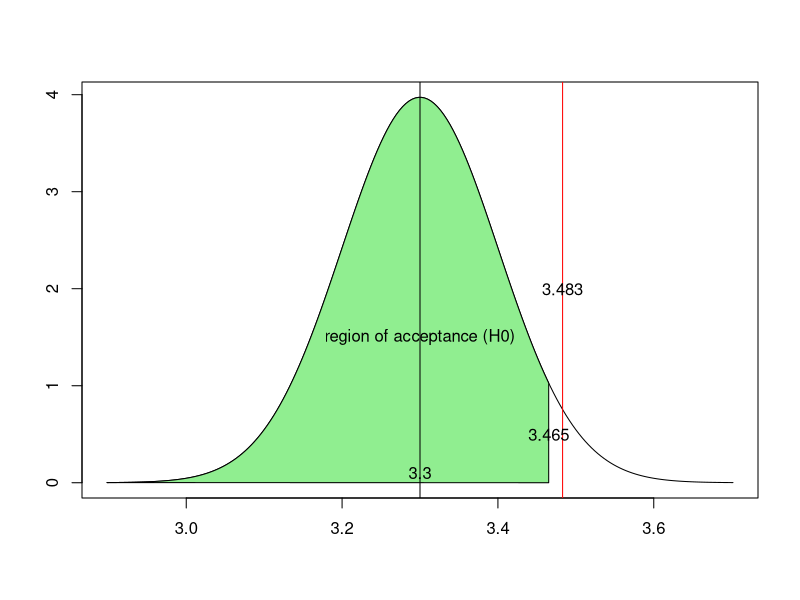

Here is the R script that generated this plot:
# The z-test

# We have a sample with 
n <- 30      # sample size
sm <- 3.483  # sample mean
s <- 0.55    # standard deviation (assumed to be known)
a <- 0.05    # significance level (selected by the researcher)
m0 <- 3.3    # hypothetical population mean (H0)

# Can we conclude from this sample that mu > 3.3?
# H0: mu = 3.3    -> null hypothesis, which we want to reject
# H1: mu > 3.3    -> alternative hypothesis to prove

#
# Method 1. Probability Value
#
# What is the probability of obtaining this sample mean?
# P(M > sm) for a distribution M ~ Nor(m0, s/sqrt(n))
p <- 1 - pnorm(sm, m0, s/sqrt(n))  # => 0.03419546

# The resulting probability is very small, 
# smaller than the significance level
if(p < a) {
  print("Reject H0")
} else {
  print("Do not reject H0")
}

#
# Method 2. Critical Region
#
# What is the critical value for rejecting H0?
g <- m0 + qnorm(1-a) * s / sqrt(n)

# If the resulting probability is below g, we cannot reject H0
if (sm < g) {
  print("Do not reject H0")
} else {
  print("Reject H0")
}

#
# Plot 
#

# boundary values of the plot (x values)
x <- seq(m0-4*s/sqrt(n), m0+4*s/sqrt(n), length=200)
# y-values (using a normal distribution)
dist <- dnorm(x, m0, s/sqrt(n))
plot (x, dist, type = 'l', xlab = '', ylab = '')

# Show the obtained sample mean using a vertical red line
abline(v=sm, col='red')
text(sm, 2, sm)

# Plot the region of acceptance
i <- x <= g                    # x values left of g 
polygon(                       # plot these values 
  c(x[i],    g,                       g),
  c(dist[i], dnorm(g, m0, s/sqrt(n)), 0),
  col = 'lightgreen')
text(g,.5,signif(g, digits=4)) # show critical value

text(m0, 0.1, m0)              # Hypothetical population mean
abline(v=m0)                   # Draw a vertical line

text(m0, 1.5, 'region of acceptance (H0)')
